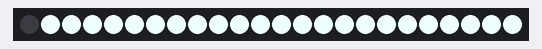
This sketch was run on a simulated ESP8266 (NodeMCU). Shown: 24 RGB LEDs in strip order, left to right. Random numbers use the default seed unless the sketch sets one.

Above: at 1.0 s.
At 4.2 s:
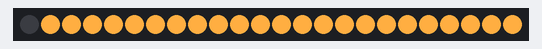
At 8.9 s:
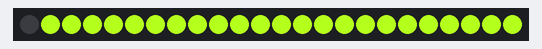
At 13.8 s:
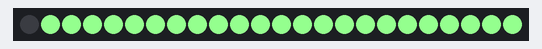
At 19.0 s:
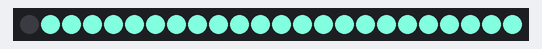
At 37.3 s:
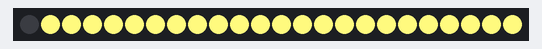

Measured:
- what the display in image 0 shows lasts 0.7 s, from 1.0 s to 1.7 s

The sketch:

LED.ino
```cpp
#include <Adafruit_NeoPixel.h>

#define PIN     D2
#define N_LEDS  24

Adafruit_NeoPixel strip = Adafruit_NeoPixel(N_LEDS, PIN, NEO_GRB + NEO_KHZ800);
  byte red1;
  byte red2;
  byte green1;
  byte green2;
  byte blue1;
  byte blue2;

void setup() {
  strip.begin();
}

void loop() {
  strip.clear();
  doubleSnake();
  fullBlink();
  rainbowFill();
  fullBlink();
}

void doubleSnake()
{
    byte randLoop = random(1,5);
  for(int i2 = 0; i2 < randLoop; i2++)
  {
    red1 = random(0,255);
    red2 = random(0,255);
    green1 = random(0,255);
    green2 = random(0,255);
    blue1 = random(0,255);
    blue2 = random(0,255);
    for(uint16_t i=0; i<strip.numPixels()+40; i++) {
      strip.setPixelColor(i, red1, green1, blue1); // Draw new pixel
      strip.setPixelColor(i-40, 0); // Erase pixel a few steps back
      strip.setPixelColor(300-i, red2, green2, blue2); // Draw new pixel
      strip.setPixelColor(300-(i-40), 0); // Erase pixel a few steps back
      strip.show();
      delay(3);
    }
  }
}

void fullBlink()
{
 uint32_t rgbcolor = strip.ColorHSV(random(0,65536), random(0,255), 255);
 strip.fill(rgbcolor, 1, 300);
 strip.show();
 delay(750);
 strip.clear();
}

void rainbowFill()
{
  for(int i = 0; i < 19; i++)
  {
    red1 = random(0,255);
    green1 = random(0,255);
    blue1 = random(0,255);
    for(int i2 = 1+i; i2 < strip.numPixels(); i2 += 20)
    {
      strip.setPixelColor(i2, red1, green1, blue1);
      strip.show();
      delay(10);
    }
  }
}
```
